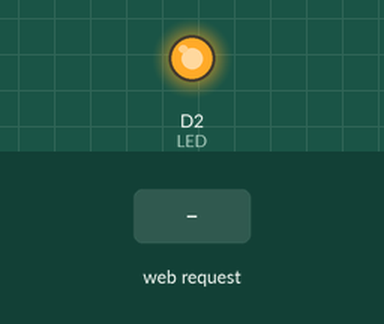
This sketch was run on a simulated ESP8266 (NodeMCU). Parts: output pins drawn as LEDs (lit = HIGH). Inputs (shaded band) come from the test bench. WiFi joins after 1.5 s; servers stay silent unless stated; what the sketch prints to the serial monitor is not drawn.

Above: at 2.7 s.
2.8 s: HTTP request GET /ledOff received
At 3.7 s:
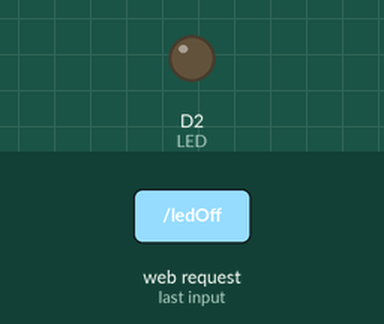
5.8 s: HTTP request GET /ledOn received
At 7.2 s:
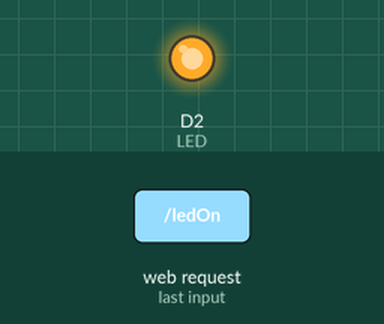
Timing chart, 0 to 8.8 s (numbered marks = the images above; inputs shaded):
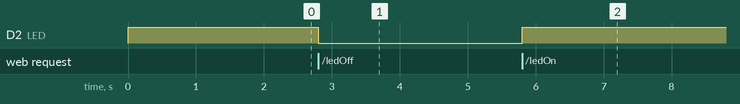

Measured:
- after the input at 2.8 s, D2 (LED): HIGH → LOW at once
- after the input at 5.8 s, D2 (LED): LOW → HIGH at once

The sketch:

Esp8266WebServer.ino
```cpp
#include <ESP8266WiFi.h>
#include <WiFiClient.h>

//ESP Web Server Library to host a web page
#include <ESP8266WebServer.h>

//---------------------------------------------------------------
//Our HTML webpage contents in program memory
const char MAIN_page[] PROGMEM = R"=====(
<!DOCTYPE html>
<html>
<body>
<style>
h1 {
  color : blue;
  font-family : Montserrat;
  }
a {
  font: bold 11px Montserrat;
  text-decoration: none;
  background-color: orange;
  color: white;
  padding: 2px 6px 2px 6px;
  border-top: 1px solid #CCCCCC;
  border-right: 1px solid #333333;
  border-bottom: 1px solid #333333;
  border-left: 1px solid #CCCCCC;
}
p{font-family : Sans-serif;
  }

</style>
<center>
<h1>Kontrol LED Indobot Academy</h1><br>
<a href="ledOn" class="button">LED ON</a><br>
<a href="ledOff" class="button">LED OFF</a><br>
<p>Website ini digunakan untuk melakukan kendali LED, klik "LED ON" untuk menyalakan lampu<br>klik "LED OFF" untuk matikan Lampu</p>
<hr>
<a href="https://indobot.co.id">Indobot Academy</a>
</center>

</body>
</html>
)=====";
//---------------------------------------------------------------
//On board LED Connected to GPIO2
#define LED D2

//SSID and Password of your WiFi router
const char* ssid = "Isi nama WiFi yang digunakan";
const char* password = "Password WiFi yang digunakan";

//Declare a global object variable from the ESP8266WebServer class.
ESP8266WebServer server(80); //Server on port 80

//===============================================================
// This routine is executed when you open its IP in browser
//===============================================================
void handleRoot() {
Serial.println("You called root page");
String s = MAIN_page; //Read HTML contents
server.send(200, "text/html", s); //Send web page
}

void handleLEDon() {
Serial.println("LED on page");
digitalWrite(LED,HIGH); //LED is connected in reverse
server.send(200, "text/html", "LED is ON"); //Send ADC value only to client ajax request
}

void handleLEDoff() {
Serial.println("LED off page");
digitalWrite(LED,LOW); //LED off
server.send(200, "text/html", "LED is OFF"); //Send ADC value only to client ajax request
}

void setup(void){
Serial.begin(115200);

WiFi.begin(ssid, password); //Connect to your WiFi router
Serial.println("");

//Onboard LED port Direction output
pinMode(LED,OUTPUT);
//Power on LED state off
digitalWrite(LED,HIGH);

// Wait for connection
while (WiFi.status() != WL_CONNECTED) {
delay(500);
Serial.print(".");
}

//If connection successful show IP address in serial monitor
Serial.println("");
Serial.print("Connected to ");
Serial.println(ssid);
Serial.print("IP address: ");
Serial.println(WiFi.localIP()); //IP address assigned to your ESP

server.on("/", handleRoot); //Which routine to handle at root location. This is display page
server.on("/ledOn", handleLEDon); //as Per <a href="ledOn">, Subroutine to be called
server.on("/ledOff", handleLEDoff);

server.begin(); //Start server
Serial.println("HTTP server started");
}

void loop(void){
server.handleClient(); //Handle client requests
}
```
